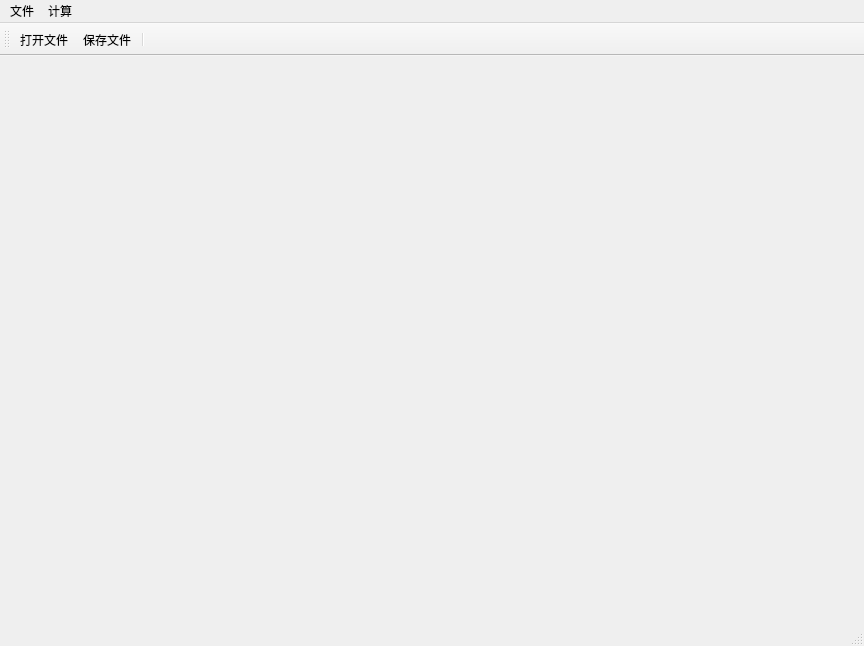
<?xml version="1.0" encoding="UTF-8"?>
<ui version="4.0">
 <class>MainWindow</class>
 <widget class="QMainWindow" name="MainWindow">
  <property name="geometry">
   <rect>
    <x>0</x>
    <y>0</y>
    <width>864</width>
    <height>646</height>
   </rect>
  </property>
  <property name="windowTitle">
   <string>MainWindow</string>
  </property>
  <widget class="QWidget" name="centralwidget">
   <layout class="QHBoxLayout" name="horizontalLayout_2">
    <item>
     <widget class="QStackedWidget" name="stackedWidget">
      <property name="currentIndex">
       <number>2</number>
      </property>
      <widget class="QWidget" name="page_data">
       <layout class="QVBoxLayout" name="verticalLayout">
        <item>
         <widget class="QTableWidget" name="tableWidget">
          <property name="editTriggers">
           <set>QAbstractItemView::NoEditTriggers</set>
          </property>
          <attribute name="horizontalHeaderVisible">
           <bool>false</bool>
          </attribute>
          <attribute name="verticalHeaderVisible">
           <bool>false</bool>
          </attribute>
         </widget>
        </item>
       </layout>
      </widget>
      <widget class="QWidget" name="pagereport">
       <layout class="QHBoxLayout" name="horizontalLayout_3">
        <item>
         <widget class="QTextBrowser" name="textBrowser"/>
        </item>
       </layout>
      </widget>
      <widget class="QWidget" name="page_painter">
       <layout class="QHBoxLayout" name="horizontalLayout"/>
      </widget>
     </widget>
    </item>
   </layout>
  </widget>
  <widget class="QMenuBar" name="menubar">
   <property name="geometry">
    <rect>
     <x>0</x>
     <y>0</y>
     <width>864</width>
     <height>22</height>
    </rect>
   </property>
   <widget class="QMenu" name="menu">
    <property name="title">
     <string>文件</string>
    </property>
    <addaction name="action_open"/>
    <addaction name="action_save"/>
    <addaction name="action_close"/>
   </widget>
   <widget class="QMenu" name="menu_2">
    <property name="title">
     <string>计算</string>
    </property>
    <addaction name="actionpoint"/>
    <addaction name="action_countV"/>
   </widget>
   <addaction name="menu"/>
   <addaction name="menu_2"/>
  </widget>
  <widget class="QStatusBar" name="statusbar"/>
  <widget class="QToolBar" name="toolBar">
   <property name="windowTitle">
    <string>toolBar</string>
   </property>
   <attribute name="toolBarArea">
    <enum>TopToolBarArea</enum>
   </attribute>
   <attribute name="toolBarBreak">
    <bool>false</bool>
   </attribute>
   <addaction name="action_open"/>
   <addaction name="action_save"/>
   <addaction name="separator"/>
  </widget>
  <action name="action_open">
   <property name="icon">
    <iconset>
     <normaloff>C:/Users/tys/Desktop/测绘程序设计校赛 C012/图标/11icon/imageres 004.png</normaloff>C:/Users/tys/Desktop/测绘程序设计校赛 C012/图标/11icon/imageres 004.png</iconset>
   </property>
   <property name="text">
    <string>打开文件</string>
   </property>
  </action>
  <action name="action_save">
   <property name="icon">
    <iconset>
     <normaloff>C:/Users/tys/Desktop/测绘程序设计校赛 C012/图标/11icon/shell32 259.png</normaloff>C:/Users/tys/Desktop/测绘程序设计校赛 C012/图标/11icon/shell32 259.png</iconset>
   </property>
   <property name="text">
    <string>保存文件</string>
   </property>
  </action>
  <action name="action_close">
   <property name="icon">
    <iconset>
     <normaloff>C:/Users/tys/Desktop/测绘程序设计校赛 C012/图标/11icon/clear.png</normaloff>C:/Users/tys/Desktop/测绘程序设计校赛 C012/图标/11icon/clear.png</iconset>
   </property>
   <property name="text">
    <string>退出</string>
   </property>
  </action>
  <action name="actionpoint">
   <property name="text">
    <string>凸包点示意图</string>
   </property>
  </action>
  <action name="action_countV">
   <property name="text">
    <string>体积计算</string>
   </property>
  </action>
 </widget>
 <resources/>
 <connections/>
</ui>
